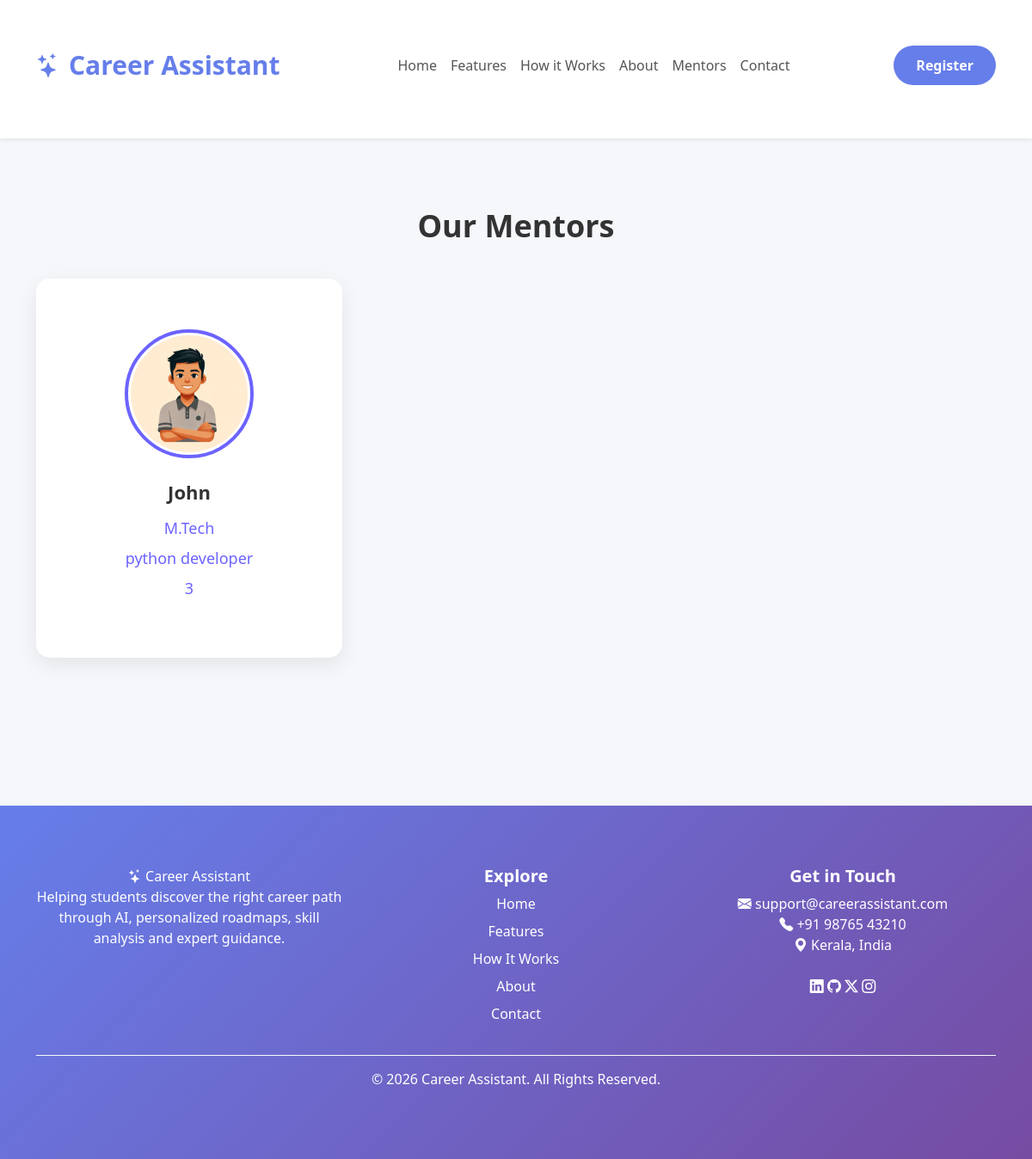
/mentors/, run on the app's committed database.
### careerproject/models.py (models this page shows, shortened)
class MentorProfile(models.Model):
    user = models.OneToOneField(CustomUser, on_delete=models.CASCADE)
    profile_pic = models.ImageField(upload_to='mentors/', blank=True, null=True)
    full_name = models.CharField(max_length=100, blank=True)
    phone = models.CharField(max_length=15, blank=True)
    GENDER_CHOICES = (
            ('Male', 'Male'),
            ('Female', 'Female'),
            ('Other', 'Other')
    )
    gender = models.CharField(max_length=10, choices=GENDER_CHOICES, blank=True)
    QUALIFICATION_CHOICES = (
    ('Diploma', 'Diploma'),
    ('BCA', 'BCA'),
    ('B.Sc', 'B.Sc'),
    ('B.Tech', 'B.Tech'),
    ('BE', 'BE'),
    ('B.Com', 'B.Com'),
    ('BA', 'BA'),
    ('MCA', 'MCA'),
    ('M.Sc', 'M.Sc'),
    ('M.Tech', 'M.Tech'),
    ('MBA', 'MBA'),
    ('PhD', 'PhD'),
    ('Other', 'Other'),
    )
    qualification = models.CharField(max_length=100, choices=QUALIFICATION_CHOICES, blank=True)
    specialization = models.CharField(max_length=100, blank=True)
    experience = models.PositiveIntegerField(default=0)
    company = models.CharField(max_length=100, blank=True)

### careerproject/views.py (the view)
# urls.py: path('mentors/', views.mentors, name='mentors'),
def mentors(request):
    mentors = MentorProfile.objects.all()
    context = {
        "mentors": mentors
    }
    return render(
        request,
        'mentor_module/mentors.html',
        context
    )

### templates/mentor_module/mentors.html (shortened to what this page needs)
{% extends 'common/base_public.html' %}
{% load static %}
{% block css %}
<link rel="stylesheet" href="{% static 'css/mentors.css' %}">
{% endblock %}
{% block content %}
<div class="container">
    <h1 class="section-title">Our Mentors</h1>
    <div class="row mb-5">
{% for mentor in mentors %}
<div class="col-md-4 mb-4">
    <div class="card feature-card h-100 text-center">
        <div class="card-body p-4">
            {% if mentor.profile_pic %}
                <img src="{{ mentor.profile_pic.url }}"
                     class="rounded-circle mb-3"
                     width="150"
                     height="150"
                     alt="{{ mentor.user.username }}">
            {% else %}
                <img src="https://ui-avatars.com/api/?name={{ mentor.user.first_name }}+{{ mentor.user.last_name }}&background=667eea&color=fff&size=150"
                     class="rounded-circle mb-3"
                     alt="{{ mentor.user.username }}">
            {% endif %}
            <h5 class="card-title">
                {{ mentor.full_name }}
            </h5>
            <p class="text-primary mb-2">
                {{ mentor.qualification }}
            </p>
            <p class="text-primary mb-2">
                {{ mentor.specialization }}
            </p>
            <p class="text-primary mb-2">
                {{ mentor.experience }}
            </p>
        </div>
    </div>
</div>
{% empty %}
<div class="col-12 text-center">
    <p>No mentors available currently.</p>
</div>
{% endfor %}
</div>
</div>
{% endblock %}

### static/css/public.css (style rules this page uses)
* { margin:0; padding:0; box-sizing:border-box; }
html, body { width:100%; overflow-x:hidden; }
body { font-family:'Segoe UI',sans-serif; background:#f5f7fb; color:#222; }
.feature-card { background:white; border-radius:18px; padding:35px 25px; text-align:center; box-shadow:0 5px 20px rgba(0,0,0,.08); transition:.3s; min-height: 340px; display: flex; flex-direction: column; justify-content: center; align-items: center; }
.feature-card p { color:#666; }

### static/css/mentors.css (style rules this page uses)
.section-title { text-align: center; font-size: 36px; font-weight: 700; margin-bottom: 40px; color: #333; }
.feature-card { border: none; border-radius: 16px; overflow: hidden; background: #ffffff; box-shadow: 0 8px 25px rgba(0,0,0,0.08); transition: all 0.3s ease; }
.feature-card .card-body { padding: 30px; }
.feature-card img { object-fit: cover; border: 4px solid #6C63FF; padding: 3px; }
.card-title { font-size: 22px; font-weight: 700; color: #333; margin-top: 10px; margin-bottom: 15px; }
.text-primary { color: #6C63FF !important; font-size: 15px; font-weight: 500; margin-bottom: 8px; }
.container { padding-top: 40px; padding-bottom: 50px; }
.text-center p { color: #777; font-size: 18px; }

### data on the page
MentorProfile: profile_pic (picture), full_name "John", qualification "M.Tech", specialization "python developer", experience "3"
